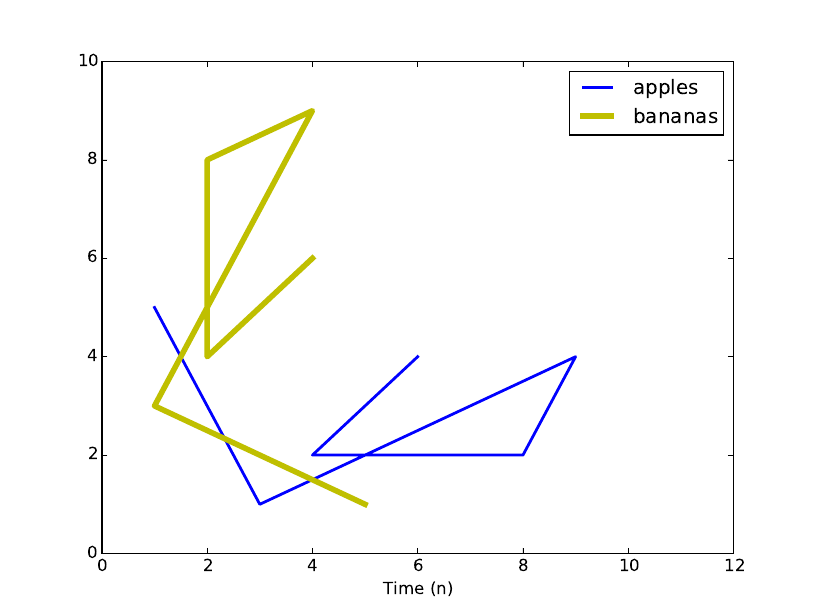

This chart was generated by the following Python code:
# import matplotlib
# matplotlib.use('TKAgg')

from matplotlib import pyplot as plt

x = [1, 3, 9, 8, 4, 6]
y = [5, 1, 4, 2, 2, 4]

fig1 = plt.figure(1)
plt.plot( x, y, label = 'apples', linewidth = 2 )
plt.plot( y, x, 'y', label = 'bananas', linewidth = 4 )
plt.xlabel('Time (n)')
plt.legend()
plt.xlim(0, 12)
plt.ylim(0, 10)
plt.show()

fig1.savefig('test02.pdf')

